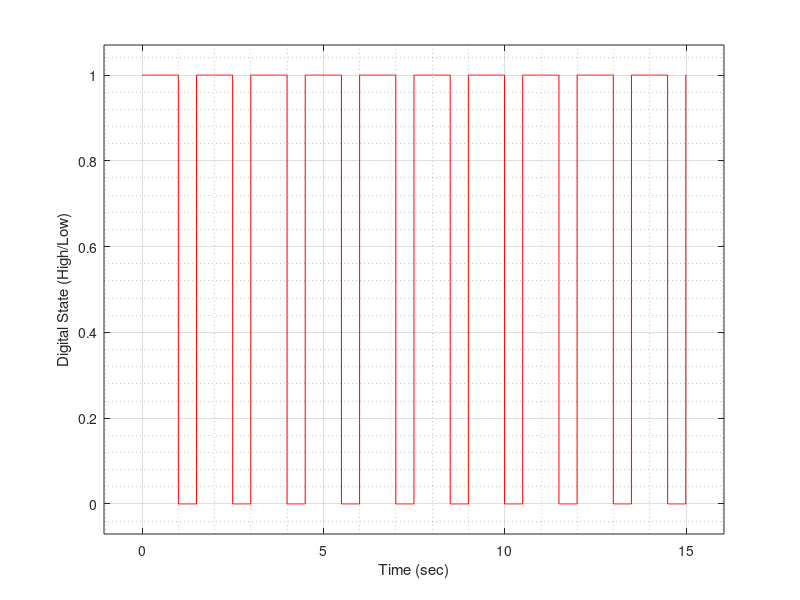

Reproduce this figure in MATLAB.
fileID = fopen('interrupt_data.txt','r');
formatSpec = '%d %d';
sizeA = [2 Inf];
A = fscanf(fileID,formatSpec,sizeA);
fclose(fileID);
n=size(A);
t=A(1,1:n(2))/1000;
x=A(2,1:n(2));
figure()
plot(t,x,'r-')
% title("Time History of Pin 7's Digital State, Interrupt Based")
xlabel("Time (sec)")
ylabel("Digital State (High/Low)")
grid on;
grid minor; 
axis padded;